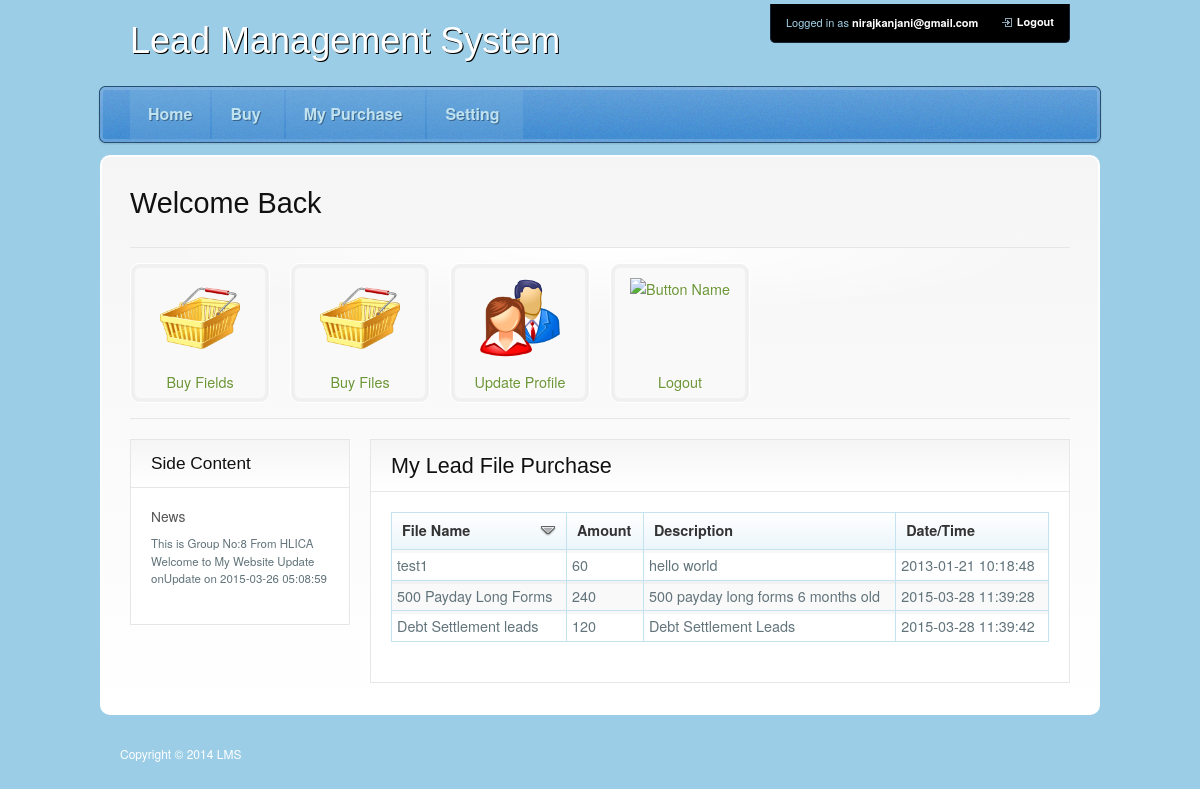
Screenshot of /buyer/my-file-pur.php (signed in) with the database file from the repository.
### tables this page shows
CREATE TABLE IF NOT EXISTS `news` (
  `newsid` int(11) NOT NULL,
  `news` text NOT NULL,
  `time` timestamp NOT NULL DEFAULT CURRENT_TIMESTAMP ON UPDATE CURRENT_TIMESTAMP,
  PRIMARY KEY (`newsid`)
);

CREATE TABLE IF NOT EXISTS `leads_file` (
  `leadfileid` int(11) NOT NULL AUTO_INCREMENT,
  `leadfilepath` varchar(200) NOT NULL,
  `leadfilename` text NOT NULL,
  `uid` int(11) NOT NULL,
  `amount` bigint(20) NOT NULL,
  `desc` text NOT NULL,
  `sellamount` bigint(20) NOT NULL,
  PRIMARY KEY (`leadfileid`)
);

CREATE TABLE IF NOT EXISTS `sold_files` (
  `sid` int(11) NOT NULL AUTO_INCREMENT,
  `fileid` int(11) NOT NULL,
  `buyerid` int(11) NOT NULL,
  `solddate` timestamp NOT NULL DEFAULT CURRENT_TIMESTAMP,
  PRIMARY KEY (`sid`)
);

### buyer/my-file-pur.php (the view, shortened to what this page needs)
<!DOCTYPE html PUBLIC "-//W3C//DTD XHTML 1.0 Transitional//EN" "http://www.w3.org/TR/xhtml1/DTD/xhtml1-transitional.dtd">
<html xmlns="http://www.w3.org/1999/xhtml" xml:lang="en" lang="en">
<head>
   <?php
   include 'include_theme/head_scripts.php';
   ?>
</head>
<body>
    <?php
       include 'include_theme/top_menu.php';
    ?>
<div class="main">
    <div class="container_12">
    	<div class="grid_12">
            <?php
                include 'include_theme/welcome.php';
                include 'include_theme/sidebar.php';
            ?>
            <div class="grid_9 content omega">
            	<div class="content-box">
                	<div class="content-header">
                    	<h3>My  Lead File Purchase </h3>
                    </div>
                        <table class="tablesorter" cellspacing="1">
                            <thead>
                                <tr>
                      <th><span>File Name</span></th>
                                          <th><span>Amount</span></th>
                                                <th><span>Description</span></th>
                                       <th><span>Date/Time</span></th>
                                </tr>
                            </thead>
                            <tbody>
                                <?php
                                   $uid = $_SESSION["uid"];
                                $q = mysqli_query($GLOBALS["___mysqli_ston"], "SELECT
    `leads_file`.`leadfilename`
    , `leads_file`.`sellamount`
    , `sold_files`.`solddate`
    , `leads_file`.`desc`
    , `registration`.`uid`
FROM
    `leads_file`
    INNER JOIN `lms`.`sold_files`
        ON (`leads_file`.`leadfileid` = `sold_files`.`fileid`)
    INNER JOIN `registration`
        ON (`registration`.`uid` = `sold_files`.`buyerid`) where `registration`.`uid` = '{$uid}'
         ") or die(((is_object($GLOBALS["___mysqli_ston"])) ? mysqli_error($GLOBALS["___mysqli_ston"]) : (($___mysqli_res = mysqli_connect_error()) ? $___mysqli_res : false)));
                                while($data=  mysqli_fetch_row($q))
                                {
                                    echo "<tr>";
                                    echo "<td>$data[0]</td>";
                                    echo "<td>$data[1]</td>";
                                    echo "<td>$data[3]</td>";
                                    echo "<td>$data[2]</td>";
                                    echo "</tr>";
                                }
                                ?>
                            </tbody>
                        </table>
                </div>
            </div>
    	</div>
    </div>
</div>
<?php
include 'include_theme/footer.php';
?>
</body>
</html>

### buyer/include_theme/sidebar.php
<div class="grid_3 sidebar alpha">
           		<div class="content-box">
                   	<div class="content-header">
                       	<h3>Side Content</h3>
                       </div>
                   	<h4>News</h4>
                       <ul>
                           <?php
                           $q = mysqli_query($GLOBALS["___mysqli_ston"], "select * from news where newsid = 1") or die(((is_object($GLOBALS["___mysqli_ston"])) ? mysqli_error($GLOBALS["___mysqli_ston"]) : (($___mysqli_res = mysqli_connect_error()) ? $___mysqli_res : false)));
                           $news = mysqli_fetch_row($q);
                           echo $news[1];
                           echo "Update on " . $news[2];
                           ?>
                       </ul>
                   </div>
           </div>

### buyer/css/screen.css (style rules this page uses)
html, body, div, span, object, iframe, h1, h2, h3, h4, h5, h6, p, blockquote, pre, a, abbr, acronym, address, code, del, dfn, em, img, q, dl, dt, dd, ol, ul, li, fieldset, form, label, legend, table, caption, tbody, tfoot, thead, tr, th, td { margin:0;padding:0;border:0;font-weight:inherit;font-style:inherit;font-size:100%;font-family:inherit;vertical-align:baseline; }
body { line-height:1.5; }
table { border-collapse:separate;border-spacing:0; }
caption, th, td { text-align:left;font-weight:normal; }
table, td, th { vertical-align:middle; }
body { font-size:75%;color:#222;background:#fff;font-family:"Helvetica Neue", Arial, Helvetica, sans-serif; }
h1, h2, h3, h4, h5, h6 { font-weight:normal;color:#111; }
h3 { font-size:1.5em;line-height:1;margin-bottom:1em; }
h4 { font-size:1.2em;line-height:1.25;margin-bottom:1.25em; }
ul, ol { margin:0 1.5em 1.5em 1.5em; }
ul { list-style-type:disc; }
table { margin-bottom:1.4em;width:100%; }
th { font-weight:bold; }
thead th { background:#c3d9ff; }
th, td, caption { padding:4px 10px 4px 5px; }
tr.even td { background:#e5ecf9; }
.container_12 { margin-left: auto; margin-right: auto; width: 960px; }
.grid_1, .grid_2, .grid_3, .grid_4, .grid_5, .grid_6, .grid_7, .grid_8, .grid_9, .grid_10, .grid_11, .grid_12 { display: inline; float: left; position:relative; margin-left: 10px; margin-right: 10px; }
.alpha { margin-left: 0; }
.omega { margin-right: 0; }
.container_12 .grid_3 { width: 220px; }
.container_12 .grid_9 { width: 700px; }
.container_12 .grid_12 { width: 940px; }

### buyer/css/print.css (style rules this page uses)
body { line-height:1.5;font-family:"Helvetica Neue", Arial, Helvetica, sans-serif;color:#000;background:none;font-size:10pt; }
h1, h2, h3, h4, h5, h6 { font-family:"Helvetica Neue", Arial, "Lucida Grande", sans-serif; }

### buyer/css/theme.css (style rules this page uses)
body { background:url(../images/layout/body.gif) top repeat-x #9BCEE6; color:#62747B; }
h1, h2, h3 { font-family:'UbuntuTitlingBold', Helvetica, 'Helvetica Neue', Arial, sans-serif; }
.header { position:relative; }
.main { width:996px; margin:0 auto; border:2px solid #fff; background-image: -moz-linear-gradient(top, #ffffff, #f5f5f5); background-image: -webkit-gradient(linear,left top,left bottom,color-stop(0, #f5f5f5),color-stop(1, #ffffff)); filter: progid:DXImageTransform.Microsoft.gradient(startColorstr='#ffffff', endColorstr='#f5f5f5'); -ms-filter: "progid:DXImageTransform.Microsoft.gradient(startColorstr='#ffffff', endColorstr='#f5f5f5')"; -moz-box-shadow:0 1px 2px rgba(0,0,0,0.3); -moz-border-radius:10px; -webkit-border-radius:10px; border-radius:10px; padding-top:25px; font-size:120%; }
.content-box { background:#fff; border:1px solid #E6E6E6; -moz-box-shadow:1px 1px #fff; -webkit-box-shadow:1px 1px #fff; padding:20px; margin-bottom:30px; }
.sidebar .content-box { font-size:80%; }
.sidebar .content-box ul { margin-left:0; margin-right:0; }
.content-box .content-header { border-bottom:1px solid #E6E6E6; margin:-20px -20px 20px -20px; padding:15px 20px; background-image: -moz-linear-gradient(top, #ffffff, #f5f5f5); background-image: -webkit-gradient(linear,left top,left bottom,color-stop(0, #f5f5f5),color-stop(1, #ffffff)); filter: progid:DXImageTransform.Microsoft.gradient(startColorstr='#ffffff', endColorstr='#f5f5f5'); -ms-filter: "progid:DXImageTransform.Microsoft.gradient(startColorstr='#ffffff', endColorstr='#f5f5f5')"; text-shadow:1px 1px #fff; }
.content-box .content-header h3 { margin-bottom:0; }
.sidebar h4 { margin-bottom:10px; }
h4 { color:#555; }
table { border:1px solid #C4E2F0; border-top:none; border-left:none; border-bottom:none; }
thead th { background:url(images/thead.png) top repeat-x #ECF6FA; border:1px solid #C4E2F0; border-right:none; color:#333; padding:7px 10px; cursor:pointer; }
th.headerSortDown span { background: url(images/desc-trans.png) right no-repeat; display:block; }
table td { border:1px solid #C4E2F0; border-right:none; border-top:none; background:url(images/td-trans.png) top repeat-x; }
table tr.even td { background:url(images/td-trans.png) top repeat-x #F9F9F9; }

### rows the page displays
news: news "This is Group No:8 From HLICA Welcome to My Website Update on", time "2015-03-26 05:08:59"
leads_file: leadfilename "test1", sellamount "60", desc "hello world", sold_files.solddate "2013-01-21 10:18:48"
leads_file: leadfilename "500 Payday Long Forms", sellamount "240", desc "500 payday long forms 6 months old", sold_files.solddate "2015-03-28 11:39:28"
leads_file: leadfilename "Debt Settlement leads", sellamount "120", desc "Debt Settlement Leads", sold_files.solddate "2015-03-28 11:39:42"

### other values shown
$_SESSION["buyer"] "nirajkanjani@gmail.com"
